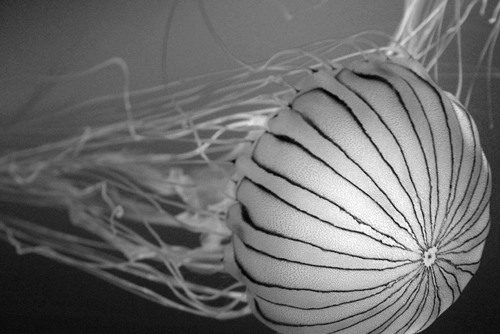
%> input picture MATLAB/BOVesselness2D/images/jellyfish.tif, 500 x 334 px
$ octave BOVesselness2D_TEST.m   (GNU Octave 9; MATLAB toolbox functions it lacks are replaced by stand-ins)
%> lines starting %> are read from the running program, lines starting %| are printed output that depends on the picture
%> further down, im is the input picture: size 334x500 uint8; min 0, max 255, mean 108.1
### MATLAB/BOVesselness2D/BOVesselness2D.m
function [V,Vmax] = BOVesselness2D(im,sigma,gamma,beta,c,wb )
%> called with sigma = [0.2 0.7 1.2 1.7 2.2 2.7 3.2 3.7 4.2 4.7], gamma = 2, beta = 0.5, c = 15, wb = true
%%  BOVesselness2D - multiscale vessel enhancement filtering
%
%   REFERENCE:
%       A.F. Frangi, et al.,
%       Multiscale Vessel Enhancement Filtering,
%       Lecture Notes in Computer Science, 1496, 130-137, 1998
%
%   INPUT:
%       im      - 2D gray image,
%       sigma   - Gaussian kernel sigma [1 2 3 ...],
%       gamma   - vesselness threshold parameter,
%       beta    - vesselness threshold parameter,
%       c       - vesselness threshold parameter,
%       wb      - detect black or white regions.
%
%   OUTPUT:
%       Vmax    - vesselness,
%       V       - cell of all vesselness images for each sigma
%
%   USAGE:
%       im = double(imread ('in.tif'));
%       sigma = 0.5:0.5:1; gamma = 2; beta = 0.5; c = []; wb = true;
%       [V,Vmax] = BOVesselness2D(im,sigma,gamma,beta,c,wb);
%
%   AUTHOR:
%       Boguslaw Obara, http://boguslawobara.net/
%
%   VERSION:
%       0.1 - 22/04/2009 First implementation
%       0.2 - 16/10/2009 Fast approach
%       0.3 - 11/04/2010 im2uint8

%% Default Parameters
if isempty(sigma);  sigma = 1;  end
if isempty(gamma);  gamma = 2;  end
if isempty(beta);   beta = 0.5; end
if isempty(c);      c = 15;     end
if isempty(wb);     wb = true;  end
%% Normalize
im = double(im); im = (im - min(im(:))) / (max(im(:)) - min(im(:)));
%% Convert Image to Grey-Scale
im = im2uint8(im); % I assume that Vesselness was defined for grey-scale images
%% Convert Image to Double
im = double(im);
%% Start Loop
[m,n] = size(im);
%> m = 334; n = 500
V = zeros(m,n,length(sigma));
for i=1:length(sigma)
%% Second Derivatives - Hessian Matrix
    [Hxx,Hxy,Hyy] = BOHessianMatrix2D(im,sigma(i));
%% Normalized Derivative - Scale
    Hxx = power(sigma(i),gamma)*Hxx;
    Hxy = power(sigma(i),gamma)*Hxy;
    Hyy = power(sigma(i),gamma)*Hyy;
%% Eigen Matrix - values and vectors
    [L1,L2] = BOEigenMatrix2x2(Hxx,Hxy,Hxy,Hyy);
    %[L1,L2,V1,V2,V3,V4] = BOEigenMatrix2x2M(Hxx,Hxy,Hxy,Hyy);
    L2(L2==0) = eps;
    Rbeta = L1./L2;
    S = sqrt(L1.^2 + L2.^2);
%% Compute Filtered Image
    Vo = exp(-(Rbeta.^2)/(2*beta^2)).*(ones(size(im))-exp(-(S.^2)/(2*c^2)));
%% TODO     half the value of the maximum Hessian norm has proven to work
%% If |lambda2 > 0| or |lambda2 < 0|  => Vo = 0
    if(wb)
        Vo(L2<0) = 0;
    else
        Vo(L2>0) = 0;
    end
%% Table of Vo
    V(:,:,i) = Vo;
end
%> this loop made 10 passes
%> pass 1, in BOHessianMatrix2D, `Hxx = imfilter(im,Gxx,'conv','same','replicate');`:
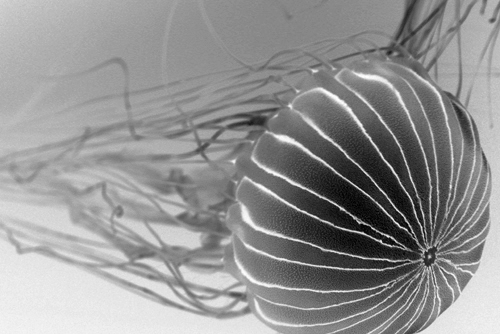
%> Hxx: size 334x500 double; min -25361.2, max 0.196, mean -10750.5; drawn with min black and max white
%> pass 1, in BOHessianMatrix2D, `Hxy = imfilter(im,Gxy,'conv','same','replicate');`:
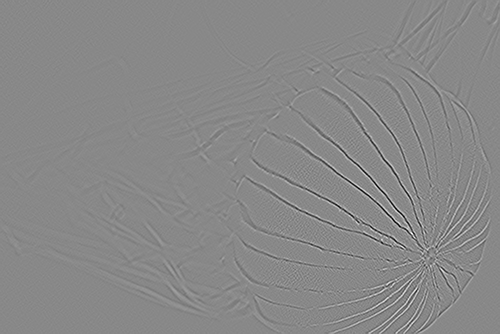
%> Hxy: size 334x500 double; min -1.3e-05, max 1.13e-05, mean -4.22e-11; drawn with min black and max white
%> after the loop:
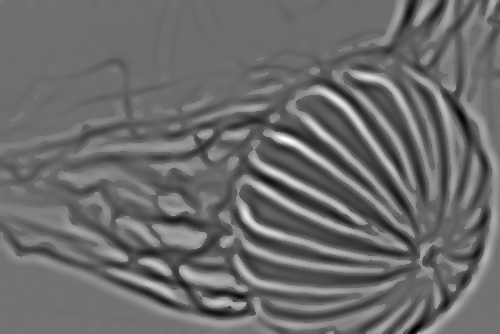
%> L2: size 334x500 double; min -43.53, max 52.21, mean -3; drawn with min black and max white
%> after the loop:
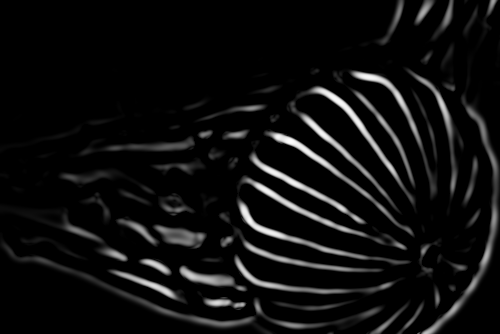
%> Vo: size 334x500 double; min 0, max 0.996, mean 0.0593
%% Calculate Maximum Image Over the Scales
if length(sigma)>1
    Vmax = max(V,[],3);
else
    Vmax = V;
end
%% End
end

### MATLAB/BOVesselness2D/BOHessianMatrix2D.m
function [Hxx,Hxy,Hyy] = BOHessianMatrix2D(im,s)
%% Gaussian 2nd derivatives
[Gxx,Gxy,Gyy] = BOGaussian2ndDerivatives(s) ;
%% Hessian Matrix
Hxx = imfilter(im,Gxx,'conv','same','replicate');
Hxy = imfilter(im,Gxy,'conv','same','replicate');
Hyy = imfilter(im,Gyy,'conv','same','replicate');
%% End
end

### BOVesselness2D/BOEigenMatrix2x2.m
function [L1,L2] = BOEigenMatrix2x2(a,b,c,d)
%% An analytic solution for the eigenvalues of 2x2 matrices.
%% Help:
% http://en.wikipedia.org/wiki/Eigenvalue_algorithm
% http://www.math.harvard.edu/archive/21b_fall_04/exhibits/2dmatrices/index.html
%
%     | a  b |
% A = |      |
%     | c  d |
%
%% Eigenvalues
%% lambda = (a+d)/2 +- sqrt( (a+d)^2/4 + bc - ad )
l1 = (a + d)/2 + sqrt( (a + d).^2/4 + b.*c - a.*d );
l2 = (a + d)/2 - sqrt( (a + d).^2/4 + b.*c - a.*d );
%% Sort Eigenvalues -> |lambda1| <= |lambda2|
index = abs(l1)>abs(l2);
L1 = l1;
L2 = l2;
L1(index) = l2(index);
L2(index) = l1(index);
%% TODO - Eigenvectors
% If c is not zero, then the eigenvectors are:
% | L1-d |   | L2-d |
% |      | , |      |
% |   c  |   |   c  |
% If b is not zero, then the eigenvectors are
% |   b  |   |   b  |
% |      | , |      |
% | L1-a |   | L2-a |
% If both b and c are zero, then the eigenvectors are
% |   1  |   |   0  |
% |      | , |      |
% |   0  |   |   1  |
%%
% [7 lines of commented-out code are left out]
end

### BOVesselness2D/BOGaussian2ndDerivatives.m
function [Gxx,Gxy,Gyy] = BOGaussian2ndDerivatives(s)
%% Grid coordinates
[x,y]   = ndgrid(-round(3*s):round(3*s));
%% Gaussian 2nd derivatives
Gxx = 1/(2*pi*s^4) * (x.^2/s^2 - 1) .* exp(-(x.^2 + y.^2)/(2*s^2));
Gxy = 1/(2*pi*s^6) * (x .* y)       .* exp(-(x.^2 + y.^2)/(2*s^2));
Gyy = Gxx';
%% End
end

### MATLAB/BOVesselness2D/BOVesselness2D_TEST.m
%% Clear ALL
clc; clear all; close all;
%% Load Image
im = imread ('./images/jellyfish.tif');
%% Calculate Vesselness
sigma = 0.2:0.5:5; gamma = 2; beta = 0.5; c = 15; wb = true;
[V,Vmax] = BOVesselness2D(im,sigma,gamma,beta,c,wb);
%% Plot
figure;
subplot(1,2,1), imagesc(im);
colormap gray; set(gca,'ytick',[]); set(gca,'xtick',[]); axis equal; axis tight;
subplot(1,2,2), imagesc(Vmax);
%> (this line was passed over: imagesc is not available in this run)
colormap gray; set(gca,'ytick',[]); set(gca,'xtick',[]); axis equal; axis tight;
